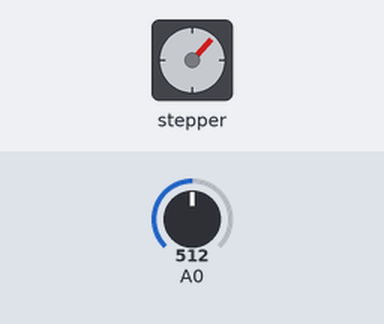
The sketch below on a simulated Arduino Uno, built with avr-gcc and run on an emulated ATmega328P. Shown: stepper motor. Inputs (shaded band) come from the test bench; at power-on: A0 = 512. Stepper angles assume 100 steps per turn.

Above: at 5.9 s.
6.0 s: A0 set to 716
At 6.45 s:
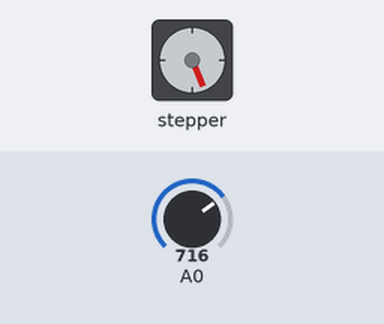
At 7.05 s:
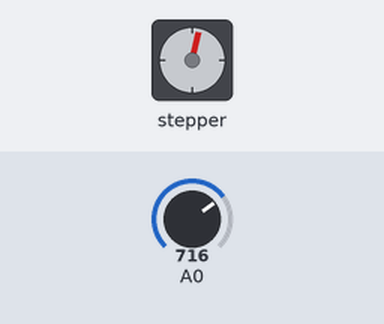
9.0 s: A0 set to 1023
At 9.15 s:
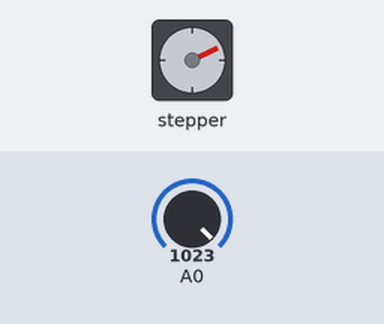
12.0 s: A0 set to 900
Timing chart, 0 to 15.0 s (numbered marks = the images above; inputs shaded):
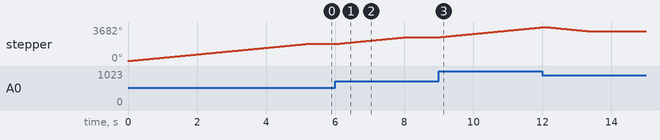

The sketch:

26_step_motor.ino
```cpp
#include <Stepper.h>

#define STEPS 100

//IMPORTANT order of pins (INT1, INT3, INT2, INT4)
Stepper stepper(STEPS, 2, 4, 3, 5);

int previous = 0;

void setup() {
  stepper.setSpeed(60);
}

void loop() {
  int val = analogRead(0);

  // number of steps motor will move according to potentiometer value
  // simply turn potentiometer right, motor will spin to the right for defined steps and vice versa
  stepper.step(val - previous);

  previous = val;
}
```

Measured:
- after the input at 6.0 s, stepper: turns 734° clockwise in 2.0 s, starting at once
- after the input at 9.0 s, stepper: keeps turning clockwise at about 360°/s, starting at once
- by itself, stepper: turns 1843° clockwise in 5.1 s
